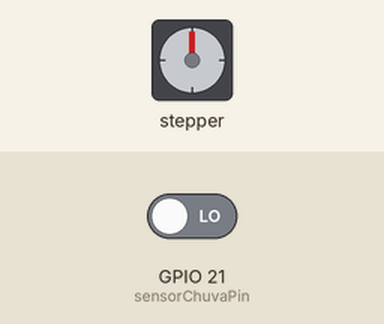
Simulated run of this sketch. Board: ESP32. On the bench: stepper motor. Wiring (inferred from the names in the program): stepper motor (2048 steps per turn assumed): coils GPIO 15, GPIO 16, GPIO 0, GPIO 33. The test bench sets the inputs (shaded band); at power-on: GPIO 21 (sensorChuvaPin) LOW. What the sketch prints to the serial monitor is not drawn.

Above: at 1.3 s.
1.4 s: GPIO 21 (sensorChuvaPin) driven HIGH
At 5.1 s:
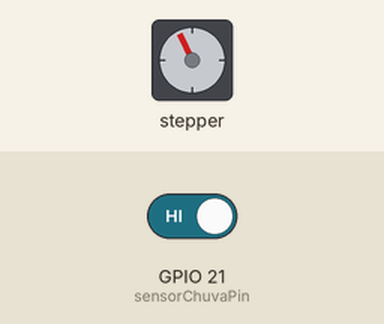
At 10.2 s:
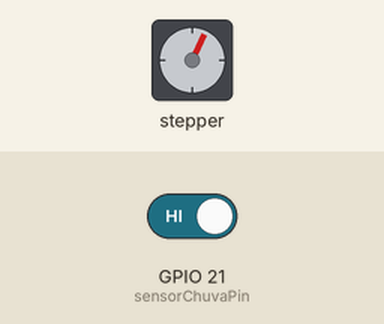
Timing chart, 0 to 19.4 s (numbered marks = the images above; inputs shaded):
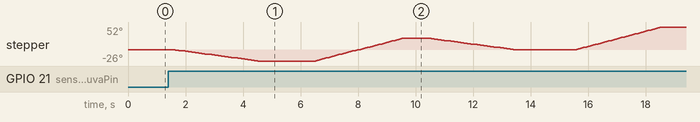

Measured:
- after the input at 1.4 s, stepper: turns 26° counter-clockwise in 2.9 s, then 52° clockwise in 3.0 s, then 26° counter-clockwise in 2.9 s, then 52° clockwise in 2.9 s

The sketch:

motodepassocomsensordechuva.ino
```cpp
// Pinos do motor de passo
int Pin1 = 15;
int Pin2 = 16;
int Pin3 = 0;
int Pin4 = 33;

// Sensor de chuva
const int sensorChuvaPin = 21; // Pino conectado ao OUT do módulo de chuva

int pole1[] = {0, 0, 0, 0, 0, 1, 1, 1, 0};
int pole2[] = {0, 0, 0, 1, 1, 1, 0, 0, 0};
int pole3[] = {0, 1, 1, 1, 0, 0, 0, 0, 0};
int pole4[] = {1, 1, 0, 0, 0, 0, 0, 1, 0};

int poleStep = 0;

void setup() {
  pinMode(Pin1, OUTPUT);
  pinMode(Pin2, OUTPUT);
  pinMode(Pin3, OUTPUT);
  pinMode(Pin4, OUTPUT);

  pinMode(sensorChuvaPin, INPUT);  // NÃO usar INPUT_PULLUP no caso do módulo com relé!

  Serial.begin(115200);
  Serial.println("Sistema iniciado. Aguardando leitura do sensor de chuva...");
}

void loop() {
  int estadoSensor = digitalRead(sensorChuvaPin);  // Lê o estado do sensor de chuva
  Serial.print("Estado do sensor de chuva (GPIO 21): ");
  Serial.println(estadoSensor);  // Mostra 0 ou 1 no Serial Monitor

  // Se o relé ativar (chove), geralmente a saída DO vai para LOW (0)
  if (estadoSensor == HIGH) {
    Serial.println("🌧️ Chuva detectada! Abrindo o teto da estufa...");

    // Girar no sentido anti-horário por 30 segundos (abrir o teto)
    unsigned long tempoInicio = millis();
    while (millis() - tempoInicio < 3000) {
      poleStep++;
      driveStepper(poleStep);
      if (poleStep > 7) poleStep = 0;
      delay(10);
    }

    delay(1000);  // Pausa de 1 segundo

    Serial.println("⏳ Esperando 1 minuto antes de fechar o teto...");
    delay(1000);  // Aguarda 1 segundo

    Serial.println("🌞 Fechando o teto da estufa...");
    tempoInicio = millis();
    while (millis() - tempoInicio < 3000) {
      poleStep--;
      driveStepper(poleStep);
      if (poleStep < 0) poleStep = 7;
      delay(5);
    }

    delay(1000);  // Pausa de 1 segundo
  } else {
    Serial.println("☀️ Sem chuva. Estufa permanece fechada.");
    delay(250);  // Verifica novamente após 1 segundo
  }
}

void driveStepper(int c) {
  digitalWrite(Pin1, pole1[c]);
  digitalWrite(Pin2, pole2[c]);
  digitalWrite(Pin3, pole3[c]);
  digitalWrite(Pin4, pole4[c]);
}
```
